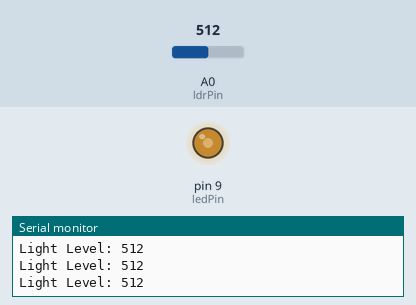
A sketch run on a simulated Arduino Uno, built with avr-gcc and run on an emulated ATmega328P. Parts: output pins drawn as LEDs (lit = HIGH), the last lines printed to the serial monitor. The inputs (shaded band) are chosen by the test bench; at power-on: A0 (ldrPin) = 512.

Above: at 1.2 s.
1.3 s: A0 (ldrPin) set to 716
At 2.4 s:
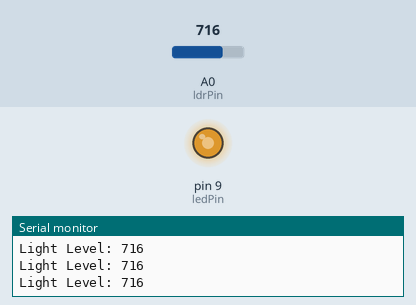
2.8 s: A0 (ldrPin) set to 900
At 3.8 s:
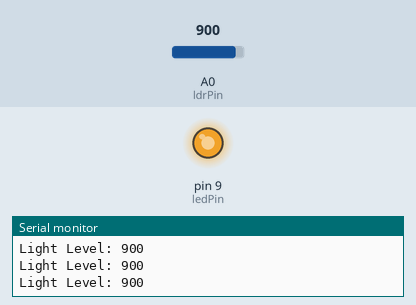
4.3 s: A0 (ldrPin) set to 122
At 5.2 s:
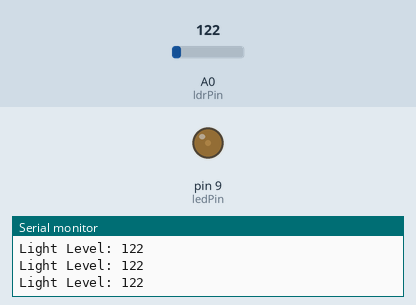
5.8 s: A0 (ldrPin) set to 0
At 6.6 s:
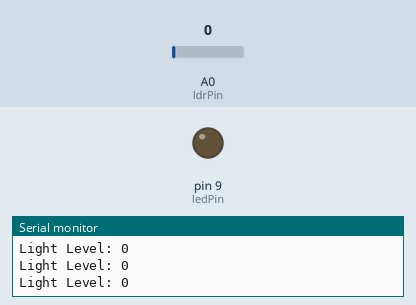
7.3 s: A0 (ldrPin) set to 511
At 7.9 s:
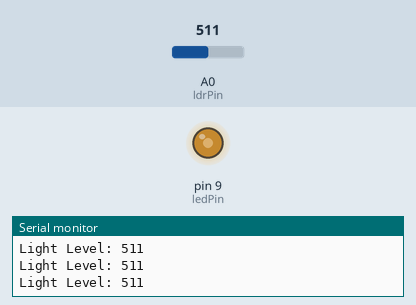
Timing chart, 0 to 9.8 s (numbered marks = the images above; inputs shaded):
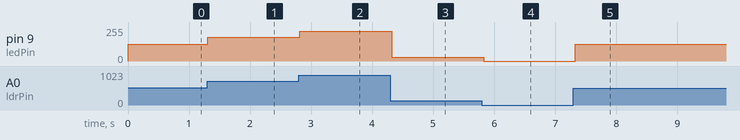

Measured:
- after the input at 1.3 s, pin 9 (ledPin): 127/255 → 178/255 at once
- after the input at 2.8 s, pin 9 (ledPin): 178/255 → 224/255 at once
- after the input at 4.3 s, pin 9 (ledPin): 224/255 → 30/255 at once
- after the input at 5.8 s, pin 9 (ledPin): 30/255 → 0/255 at once
- after the input at 7.3 s, pin 9 (ledPin): 0/255 → 127/255 at once

The sketch:

EX2.ino
```cpp
int ldrPin = A0; // LDR sensor connected to A0 pin
int ledPin = 9; // LED connected to pin 9

void setup() {
  Serial.begin(9600); // initialize Serial Monitor
  pinMode(ledPin, OUTPUT); // set LED pin as output
}

void loop() {
  int ldrValue = analogRead(ldrPin); // read LDR value
  int brightness = map(ldrValue, 0, 1023, 0, 255); // convert to brightness level
  analogWrite(ledPin, brightness); // set LED brightness
  Serial.print("Light Level: ");
  Serial.println(ldrValue);
  delay(100); // wait for 100ms before taking another reading
}
```
